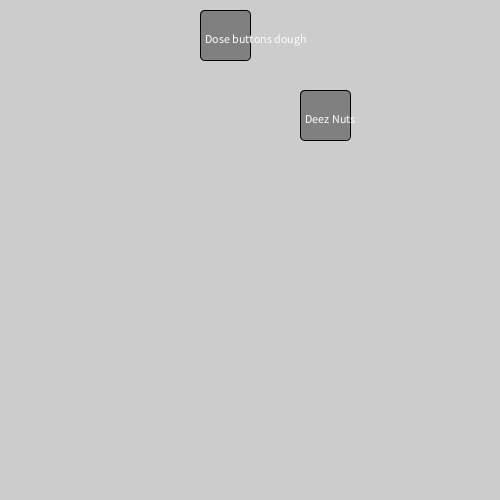
Frame 1 (no input)
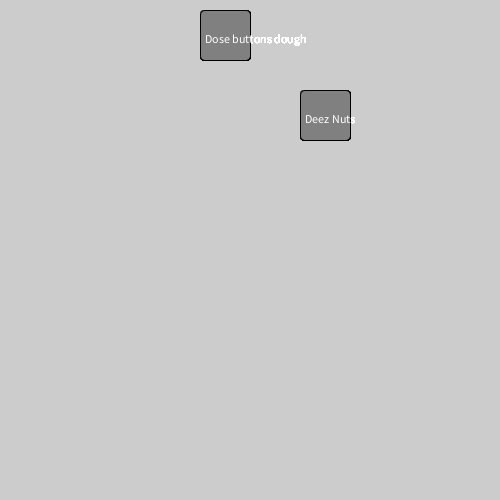
Frame 60 (the mouse pressed at the canvas centre just before this capture)
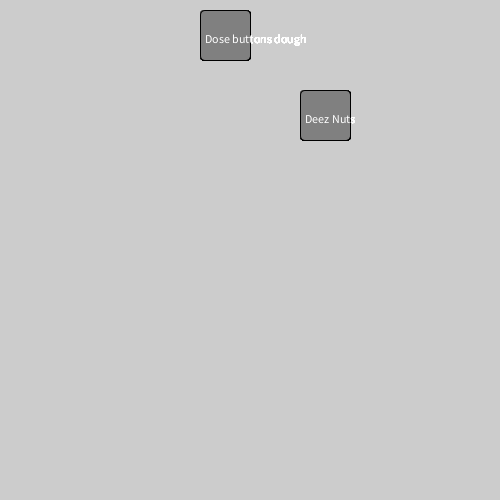
Frame 120 (the mouse held since frame 60 and released just before this capture)

The Processing sketch that drew these frames (run headless with seeded random() and noise(); from frame 60 on, the mouse is pressed at the canvas centre):

// Processing sketch: button
// ── button.pde
void setup(){
  size(500,500);


}
void draw(){
button("I am a button","kekeke",100,-100,50,50);
button("Dose buttons dough","deeznuts",200,10,50,50);
button("Deez Nuts","Gottem",300,90,50,50);
}
void button(String bText, String dText, int x, int y, int w, int h) {
  fill(128);
  rect(x,y,w,h,5);
  //rect(x,y,btext,length()*8,h,5);
  fill(255);
  text(bText,x+w/9,y+h/1.5);
  if (mouseX>=x && mouseX<=x+w && mouseY>=y && mouseY<=y+h){
    fill(55);
    text(bText,x+9,y+20);
  }
}
